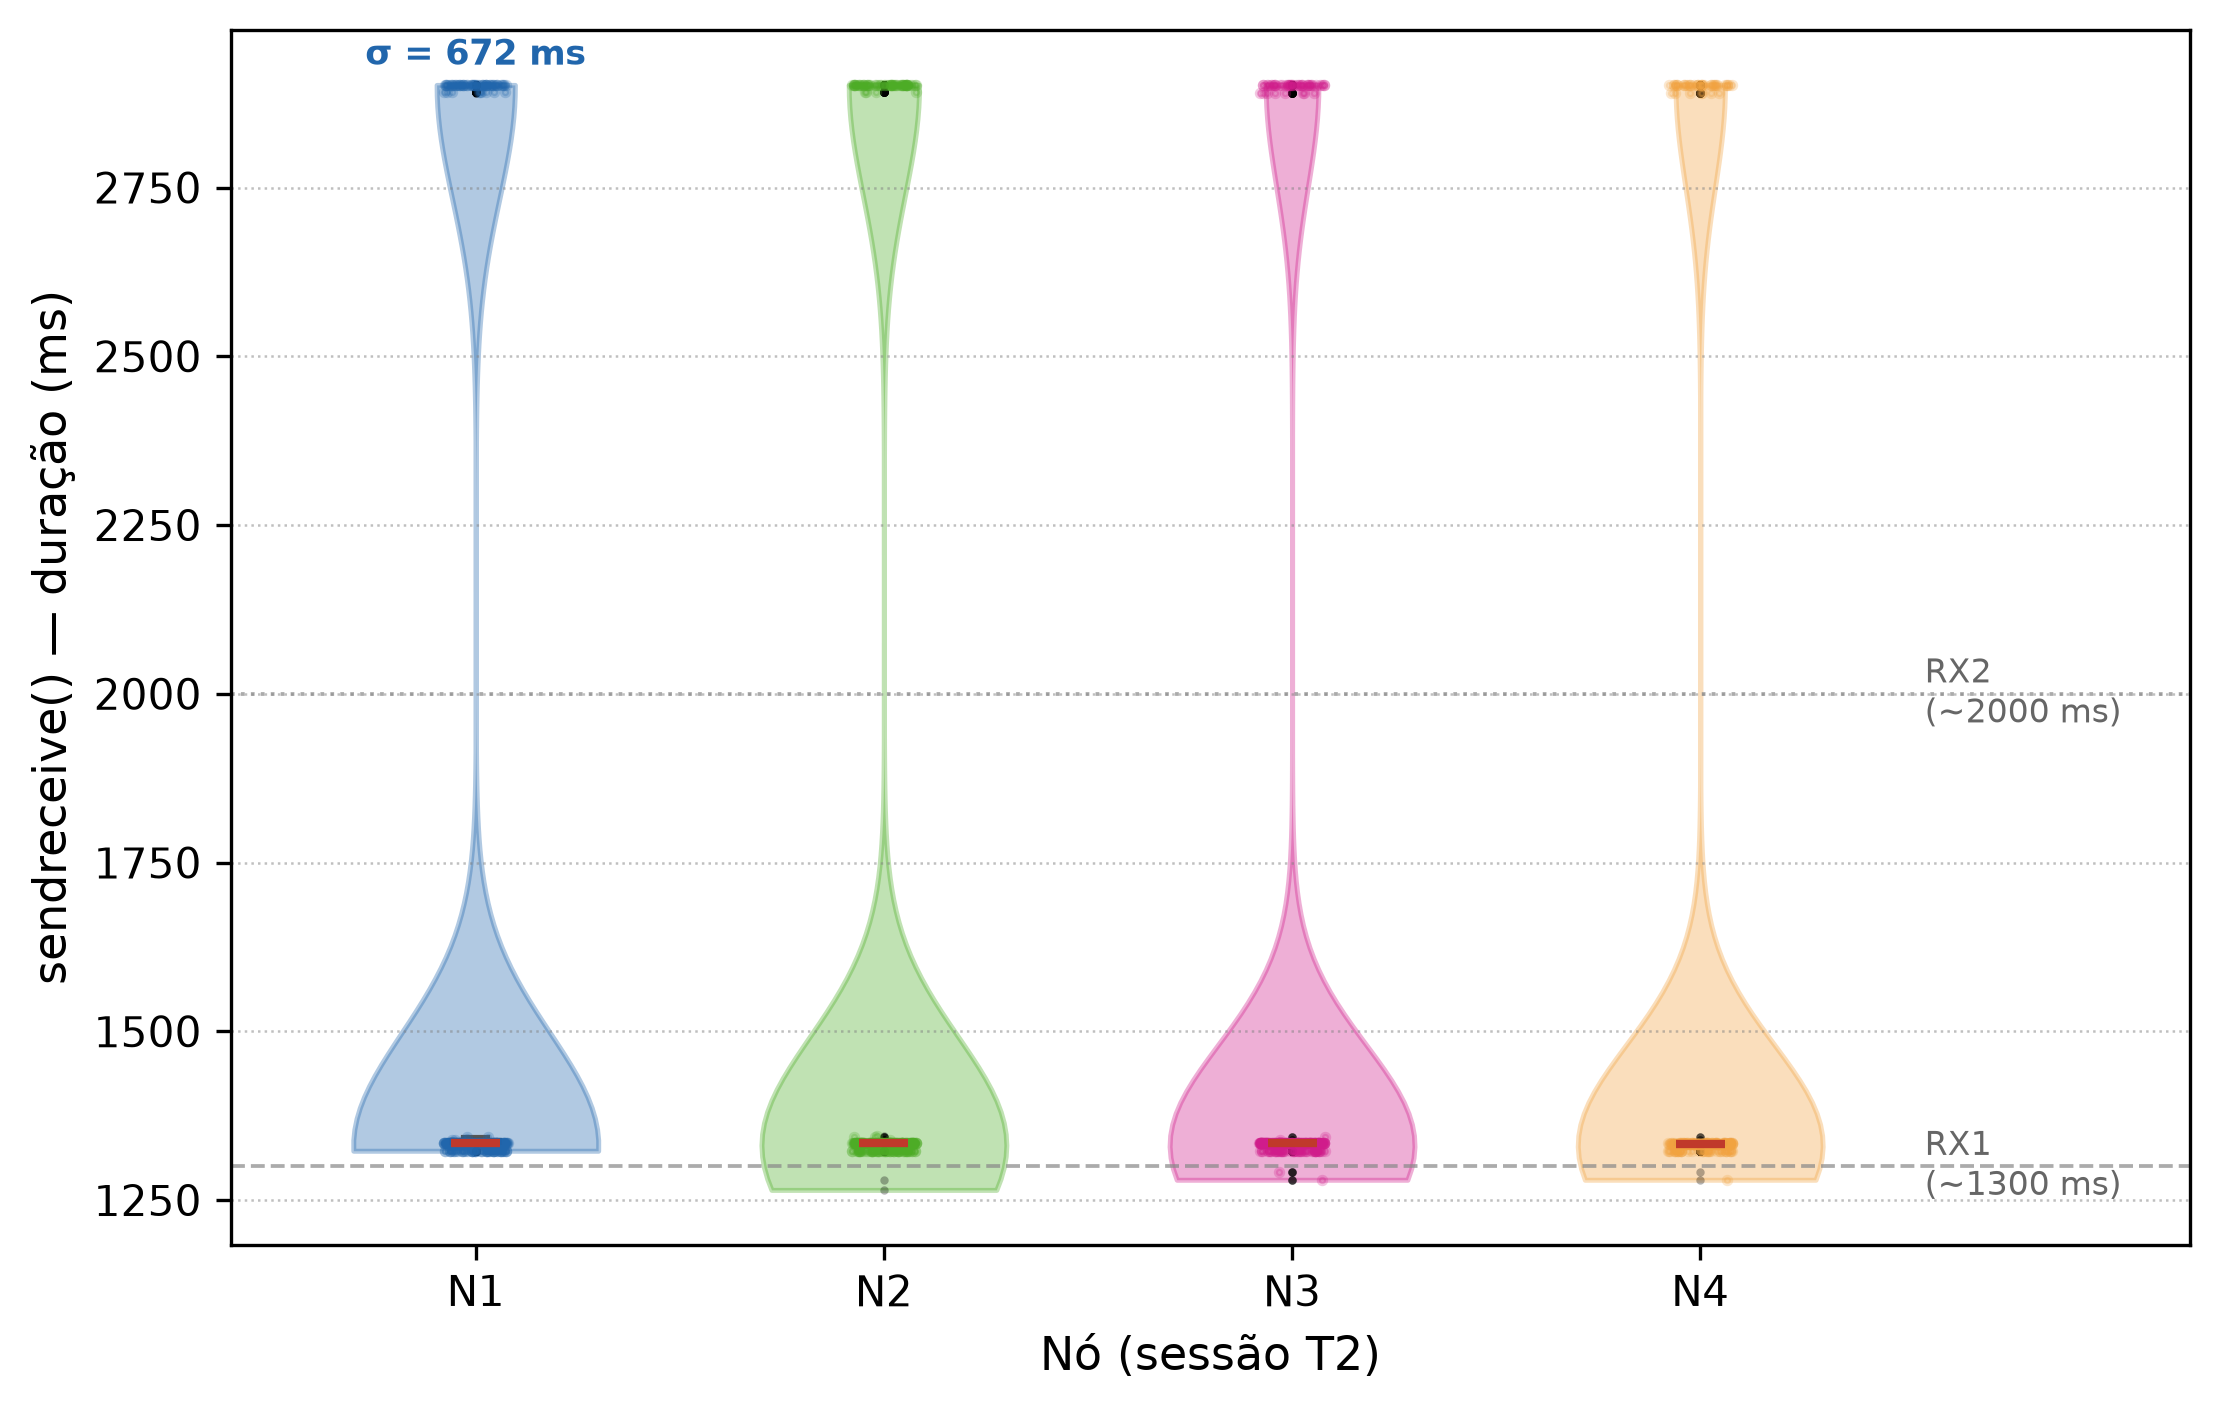

Reproduce this figure in Python.
"""
Gráfico 4 — Distribuição de sendreceive_ms por nó na sessão T2 (0724).
Violin plot com box interior e pontos individuais decimados.
Mostra a distribuição bimodal de N1 (retorno em RX1 vs espera em RX2).
"""
import pandas as pd
import numpy as np
import matplotlib.pyplot as plt
import os

PATH    = r"c:\Users\Eduardo Barbosa\Documents\Arduino\pure_aloha\pure_aloha_node\teste_pure_aloha\4_nodes_0724\pure_aloha_20260609_130021.csv"
OUT_DIR = os.path.dirname(os.path.abspath(__file__))

BLUE   = "#2166ac"
COLORS = ["#2166ac", "#4dac26", "#d01c8b", "#f1a340"]  # N1-N4

df = pd.read_csv(PATH, sep=";")
df = df.dropna(subset=["sendreceive_ms"])
df["sendreceive_ms"] = pd.to_numeric(df["sendreceive_ms"], errors="coerce")
df = df.dropna(subset=["sendreceive_ms"])

nodes   = sorted(df["node_id"].unique())
labels  = [f"N{nid}" for nid in nodes]
data    = [df[df["node_id"] == nid]["sendreceive_ms"].values for nid in nodes]

fig, ax = plt.subplots(figsize=(7.5, 4.8))

parts = ax.violinplot(data, positions=range(1, len(nodes)+1),
                      showmedians=False, showextrema=False, widths=0.6)

for i, (pc, col) in enumerate(zip(parts["bodies"], COLORS)):
    pc.set_facecolor(col)
    pc.set_alpha(0.35)
    pc.set_edgecolor(col)
    pc.set_linewidth(1.2)

# Box interior
bp = ax.boxplot(data, positions=range(1, len(nodes)+1),
                widths=0.12, patch_artist=True,
                manage_ticks=False,
                boxprops    = dict(facecolor="white", color="#555555", linewidth=1.0),
                medianprops = dict(color="#c0392b", linewidth=2.0),
                whiskerprops= dict(color="#555555", linewidth=0.8),
                capprops    = dict(color="#555555", linewidth=1.0),
                flierprops  = dict(marker=".", markersize=2, color="#aaaaaa", alpha=0.3))

# Pontos individuais decimados (1:4)
rng = np.random.default_rng(42)
for i, (nid, col) in enumerate(zip(nodes, COLORS)):
    vals = data[i]
    decimated = vals[::4]
    jitter = rng.uniform(-0.08, 0.08, size=len(decimated))
    ax.scatter(np.full(len(decimated), i+1) + jitter, decimated,
               s=3, color=col, alpha=0.25, zorder=2)

# Linhas de referência RX1 e RX2
ax.axhline(1300, color="#888888", ls="--", lw=0.9, alpha=0.7)
ax.axhline(2000, color="#888888", ls=":",  lw=0.9, alpha=0.7)
ax.text(len(nodes) + 0.55, 1300, "RX1\n(~1300 ms)", va="center",
        fontsize=8, color="#666666")
ax.text(len(nodes) + 0.55, 2000, "RX2\n(~2000 ms)", va="center",
        fontsize=8, color="#666666")

# Estatísticas N1 (anotação)
n1_std = df[df["node_id"]==nodes[0]]["sendreceive_ms"].std()
ax.text(1, df[df["node_id"]==nodes[0]]["sendreceive_ms"].max() + 30,
        f"σ = {n1_std:.0f} ms", ha="center", fontsize=8.5,
        color=COLORS[0], fontweight="bold")

ax.set_xticks(range(1, len(nodes)+1))
ax.set_xticklabels(labels, fontsize=11)
ax.set_ylabel("sendreceive() — duração (ms)", fontsize=11)
ax.set_xlabel("Nó (sessão T2)", fontsize=11)
ax.set_xlim(0.4, len(nodes) + 1.2)
ax.tick_params(labelsize=10)
ax.grid(axis="y", ls=":", lw=0.6, color="grey", alpha=0.5)

plt.tight_layout()
plt.savefig(os.path.join(OUT_DIR, "sendreceive_violin.pdf"), bbox_inches="tight")
plt.savefig(os.path.join(OUT_DIR, "sendreceive_violin.png"), bbox_inches="tight", dpi=300)
plt.show()
print("Concluído.")
